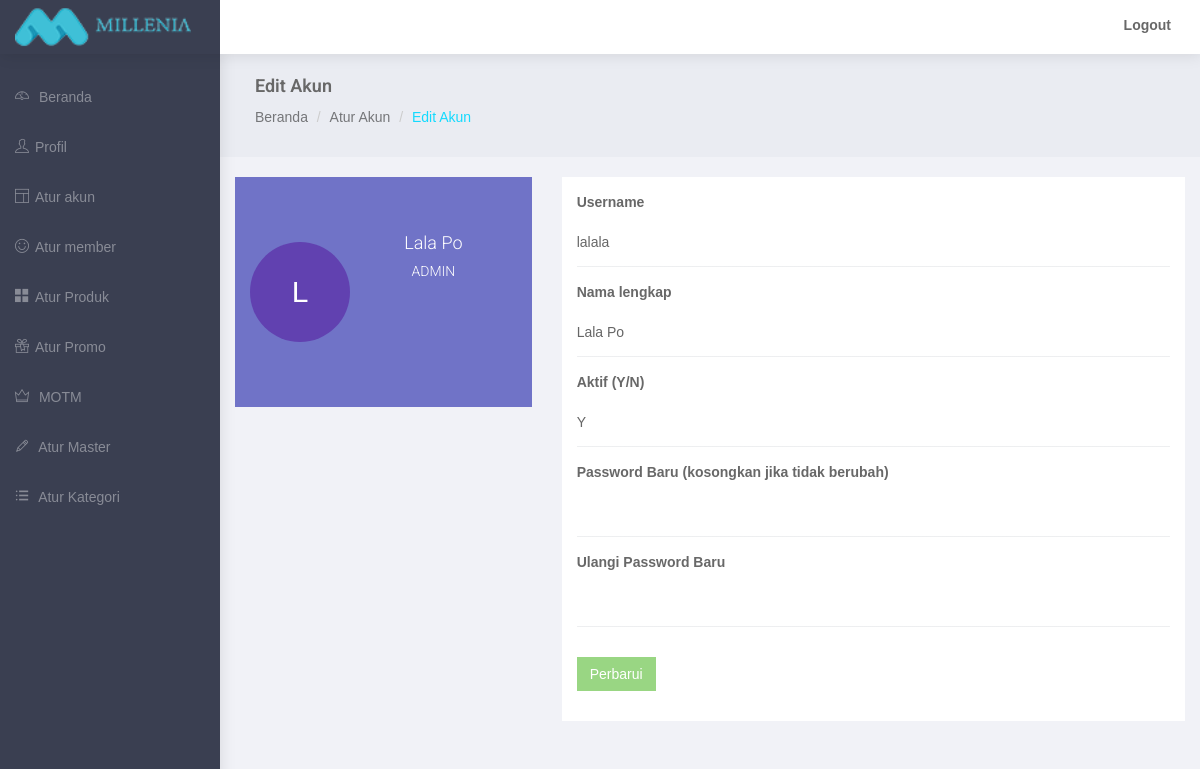
The page /admin/edit-account.php?uname=lalala (signed in) on the database its author committed.
### tables this page shows
CREATE TABLE `mi_admin` (
  `username` varchar(20) NOT NULL,
  `user_pass` varchar(200) NOT NULL,
  `user_crypt` text NOT NULL,
  `user_fullname` varchar(50) NOT NULL,
  `user_level` enum('admin','sales') NOT NULL,
  `user_active` enum('Y','N') NOT NULL DEFAULT 'Y',
  `user_timestamp` timestamp NOT NULL DEFAULT CURRENT_TIMESTAMP
);

### admin/edit-account.php (the view, shortened to what this page needs)
<?php
	require 'includes/connect.php';
?>
<!DOCTYPE html>
<html lang="en">
<head>
</head>
<body>
    <div id="wrapper">
        <div id="page-wrapper">
            <div class="container-fluid">
                <div class="row bg-title">
                    <div class="col-lg-12">
                        <h4 class="page-title">Edit Akun</h4>
                        <ol class="breadcrumb">
                            <li><a href="index.php">Beranda</a></li>
                            <li><a href="account.php">Atur Akun</a></li>
                            <li class="active">Edit Akun</li>
                        </ol>
                    </div>
                </div>
                <?php
                    $uname_edit = $_GET['uname'];
                    $list = mysqli_query($conn, "SELECT * FROM mi_admin WHERE username = '$uname_edit'");
                    while ($row = mysqli_fetch_assoc($list))
                      {
                        $user_level_edit = $row['user_level'];
                        $user_active_edit = $row['user_active'];
                        $user_fullname_edit = $row['user_fullname'];
                      }
                ?>
                <div class="row">
                    <div class="col-md-4 col-xs-12">
                        <div class="white-box">
                            <div class="user-bg">
                                <div class="overlay-box">
                                    <div class="user-content">
                                        <div id="initial" class="text-center pull-left"></div>
                                        <h4 class="text-white" id="username"><?php echo $user_fullname_edit; ?></h4>
                                        <h5 class="text-white"><?php echo strtoupper($user_level_edit) ?></h5>
                                    </div>
                                </div>
                            </div>
                        </div>
                    </div>
                    <div class="col-md-8 col-xs-12">
                        <div class="white-box">
                            <form class="form-horizontal form-material" method="post" action="edit-account.php?uname=<?php echo $uname_edit?>">
                                <div class="form-group">
                                    <label class="col-md-12">Username</label>
                                    <div class="col-md-12">
                                        <input type="text" disabled="yes" value="<?php echo($uname_edit)?>" class="form-control form-control-line"> </div>
                                </div>
                                <div class="form-group">
                                    <label for="example-email" class="col-md-12">Nama lengkap</label>
                                    <div class="col-md-12">
                                        <input type="text" disabled="yes" value="<?php echo($user_fullname_edit)?>" class="form-control form-control-line"> </div>
                                </div>
                                <div class="form-group">
                                    <label for="example-email" class="col-md-12">Aktif (Y/N)</label>
                                    <div class="col-md-12">
                                        <input type="text" value="<?php echo($user_active_edit)?>" class="form-control form-control-line" name="active" id="active"> </div>
                                </div>
                                <div class="form-group">
                                    <label class="col-md-12">Password Baru (kosongkan jika tidak berubah)</label>
                                    <div class="col-md-12">
                                        <input type="password" class="form-control form-control-line" name="pass1"> </div>
                                </div>
                                <div class="form-group">
                                    <label class="col-md-12">Ulangi Password Baru</label>
                                    <div class="col-md-12">
                                        <input type="password" class="form-control form-control-line" name="pass2"> </div>
                                </div>
                                <div class="form-group">
                                    <div class="col-sm-12">
                                        <button class="btn btn-success" type="submit" name="update">Perbarui</button>
                                    </div>
                                </div>
                            </form>
                        </div>
                    </div>
                </div>
            </div>
        </div>
    </div>
</body>
</html>

### admin/css/style.css (style rules this page uses)
* { outline:0!important }
body { background:#3a3f51;font-family:'Open Sans',sans-serif;margin:0;overflow-x:hidden;color:#686868 }
html { position:relative;min-height:100%;background:#f1f2f7 }
h1,h2,h3,h4,h5,h6 { color:#2b2b2b;font-family:Roboto,sans-serif;margin:10px 0;font-weight:300 }
h4 { line-height:22px;font-size:18px }
h5 { font-size:16px;font-size:14px }
b { font-weight:600 }
.text-white { color:#fff }
label { font-weight:600 }
.btn { border-radius:0 }
.form-control { background-color:#fff;border:1px solid;border-radius:0;box-shadow:none;color:#565656;height:38px;max-width:100%;padding:7px 12px;transition:all 300ms linear 0s }
#wrapper { width:100% }
#page-wrapper { padding:0 0 60px;min-height:568px;background:#f1f2f7 }
.bg-title { background:#eaecf2;overflow:hidden;padding:15px 20px 10px;margin-bottom:20px }
.bg-title h4 { color:#686868;font-weight:600 }
.bg-title .breadcrumb { background:0 0;padding:0 }
.bg-title .breadcrumb a { color:rgba(0,0,0,.5) }
.bg-title .breadcrumb .active,.logo i { color:#13dafe }
.top-left-part { width:220px;float:left;background:#3a3f51 }
.top-left-part a { color:#fff;font-size:18px;line-height:50px;padding-left:15px;text-transform:uppercase }
.navbar-header { width:100%;background:#fff;border:0 }
.navbar-default { border:0;box-shadow:1px 1px 15px rgba(0,0,0,.1) }
.navbar-top-links { margin-right:0 }
.navbar-top-links>li { float:left }
.navbar-top-links li:last-child { margin-right:15px }
.navbar-top-links>li>a { color:#686868;padding:0 14px;line-height:50px;min-height:50px }
.profile-pic { padding:0 20px;line-height:50px }
.btn-success { background:#99d683;border:1px solid #99d683 }
.white-box { background:#fff;padding:15px;margin-bottom:20px }
.fa-fw { width:20px!important;display:inline-block!important;text-align:left!important }
.waves-effect { position:relative;cursor:pointer;display:inline-block;overflow:hidden;-webkit-user-select:none;-moz-user-select:none;-ms-user-select:none;user-select:none;-webkit-tap-highlight-color:transparent }
.user-bg { margin:-15px;height:230px;overflow:hidden;position:relative }
.user-bg .overlay-box { background:#6164c1;opacity:.9;position:absolute;top:0;left:0;right:0;height:100%;text-align:center }
.user-bg .overlay-box .user-content { padding:15px;margin-top:30px }
.form-control-line { border-left:0 none;border-radius:0;border-right:0 none;border-top:0 none;box-shadow:none;padding-left:0;transition-duration:.3s }
.form-material .form-group { overflow:hidden }
.form-material .form-control { background-color:rgba(0,0,0,0);background-position:center bottom,center calc(99%);background-repeat:no-repeat;background-size:0 2px,100% 1px;padding:0;transition:background 0s ease-out 0s }
.form-material .form-control,.form-material .form-control.focus,.form-material .form-control:focus { background-image:linear-gradient(#6164c1,#6164c1),linear-gradient(rgba(120,130,140,.13),rgba(120,130,140,.13));border:0;border-radius:0;box-shadow:none;float:none }
.sidebar { background:#3a3f51;overflow-y:auto }
.sidebar .sidebar-nav.navbar-collapse { padding-left:0;padding-right:0 }
.sidebar .fa-fw { width:20px;text-align:left;display:inline-block }
#side-menu li a { color:rgba(255,255,255,.4) }
#side-menu>li>a { padding:15px 30px 15px 15px }
[class*=" ti-"],[class^=ti-] { font-family:themify;speak:none;font-style:normal;font-weight:400;font-variant:normal;text-transform:none;line-height:1;-webkit-font-smoothing:antialiased;-moz-osx-font-smoothing:grayscale }
.ti-user:before { content:"\e602" }
.ti-pencil:before { content:"\e61c" }
.ti-layout:before { content:"\e62e" }
.ti-crown:before { content:"\e642" }
.ti-menu-alt:before { content:"\e68f" }
.ti-gift:before { content:"\e6a0" }
.ti-dashboard:before { content:"\e6aa" }
.ti-face-smile:before { content:"\e71f" }
.ti-layout-grid2-alt:before { content:"\e739" }
@media (min-width:768px) { #page-wrapper { position:relative;margin:0 0 0 220px;transition:.5s ease-out;top:50px } }
@media (min-width:768px) { .navbar-default { position:fixed;width:100%;top:0 } }
@media (min-width:768px) { .sidebar { z-index:1;position:fixed;width:220px;top:50px;height:95%;transform:translate3d(0,0,0);transition:all .6s ease-out } }

### rows shown on the page
mi_admin: user_fullname "Lala Po", user_level "ADMIN", active "Y"
